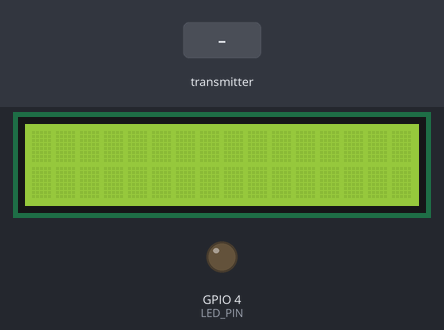
The sketch below on a simulated ESP32. On the bench: 16×2 character LCD, output pins drawn as LEDs (lit = HIGH). The inputs (shaded band) are chosen by the test bench.

Above: at 1.3 s.
1.4 s: the transmitter starts sending light = 0
At 3.1 s:
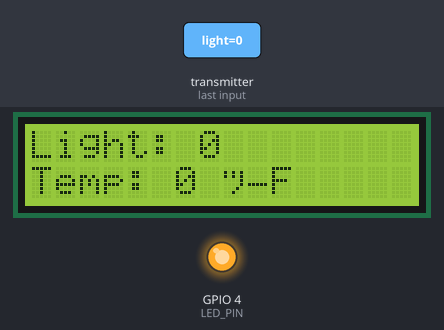
3.6 s: the transmitter starts sending light = 1024
At 5.4 s:
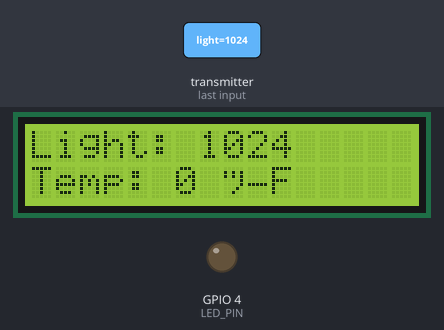
5.7 s: the transmitter starts sending temp = 25
At 7.5 s:
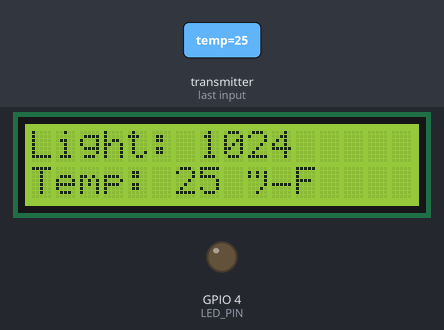
7.8 s: the transmitter starts sending temp = 50
At 9.1 s:
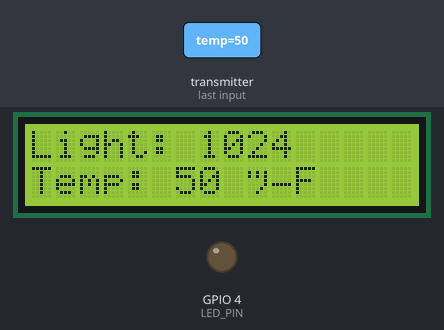
Timing chart, 0 to 10.8 s (numbered marks = the images above; inputs shaded):
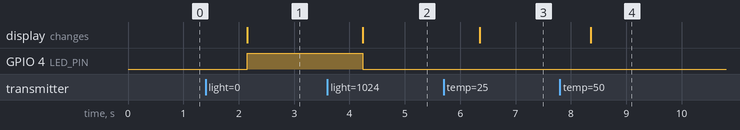

The sketch:

FinalProjectReceiver.ino
```cpp
// Filename: FinalProjectReceiver.ino
// Authors: Akhil Srinivasan
// Date: 03/15/2025
// Description: This file controls an ESP32 that receives light and temperature sensor readings from a separate sender. Based on the values,
// it updates an LCD display that shows raw values and headlight/AC status, switching every 15 seconds. It also uses an external LED to display
// the headlights, turning it on or off accordingly.

// ========================= Includes =========================
#include <Arduino.h>
#include "freertos/FreeRTOS.h"
#include "freertos/task.h"
#include <esp_now.h>
#include <WiFi.h>
#include <Wire.h>
#include <LiquidCrystal_I2C.h>

// ========================= Macros =========================
#define LED_PIN 4
#define LIGHT_THRESHOLD 300
#define TEMP_LOW 60
#define TEMP_HIGH 75

// ========================= Global Variables =========================
volatile bool displayVal = true; // Keeps track of whether LCD should display raw values or headlight and AC status
volatile bool toggled = false; // Flag that tracks whether display type was just toggled
volatile bool messageReceived = false; // Flag that tracks whether ESP-NOW message was just received
bool headlights = false; // Flag that tracks whether headlights should be on

typedef struct sensor_message {
  int light;
  int temp;
} sensor_message; // Struct that holds sensor readings
sensor_message msg = {0, 0}; // Initalize struct to hold received data

// FreeRTOS Handles
SemaphoreHandle_t headlightSemaphore = NULL; // Handle for headlight semaphore

QueueHandle_t lightQueue = NULL; // Handle for light sensor readings queue
QueueHandle_t tempQueue = NULL; // Handle for temperature sensor readings queue

TimerHandle_t displayTimer = NULL; // Handle for software timer controlling LCD display type

TaskHandle_t Message_Handle = NULL; // Handle for message receiving task
TaskHandle_t LCD_Handle = NULL; // Handle for LCD display task
TaskHandle_t Headlight_Handle = NULL; // Handle for headlight LED task

LiquidCrystal_I2C lcd(0x27, 16, 2); // Initalize LCD display

// Name: dataReceived
// Description: ISR that updates messageReceived flag and copies received data into msg struct when a message is received
void IRAM_ATTR dataReceived(const esp_now_recv_info_t * esp_now_info, const uint8_t *incomingData, int len) {
  messageReceived = true;
  memcpy(&msg, (sensor_message *) incomingData, sizeof(sensor_message)); // Copy the incoming data into the struct
}

// Name: DisplayTimer_Callback
// Description: Callback function that toggles display type when timer alarm is triggered every 15 seconds
void DisplayTimer_Callback(TimerHandle_t xTimer) {
  displayVal = !displayVal;
  toggled = true;
}

void setup() {
  // Initialize LED pin
  pinMode(LED_PIN, OUTPUT);
  // Initalize Serial Monitor
  Serial.begin(9600);
  while(!Serial);
  // Initialize LCD display
  lcd.init();
  lcd.begin(16, 2);
  lcd.backlight();
  delay(2);

  // Create software timer that triggers every 15 seconds to toggle LCD display type, and attach it to callback function
  displayTimer = xTimerCreate("Display Timer", pdMS_TO_TICKS(15000), pdTRUE, NULL, DisplayTimer_Callback);
  // Check if timer was created successfully, and start it
  if (displayTimer != NULL) {
    xTimerStart(displayTimer, 0);
  } else {
    Serial.println("Error initializing timer");
    return;
  }

  // Create semaphore for headlights
  headlightSemaphore = xSemaphoreCreateBinary();
  // Check if semaphore was created successfully, and give it initially
  if (headlightSemaphore != NULL) {
    xSemaphoreGive(headlightSemaphore);
  } else {
    Serial.println("Error initializing semaphore");
    return;
  }

  // Create queues for light and temperature readings
  lightQueue = xQueueCreate(3, sizeof(int));
  tempQueue = xQueueCreate(3, sizeof(int));

  // Create FreeRTOS tasks
  xTaskCreate(Message_Task, "Message", 2048, NULL, 1, &Message_Handle);
  xTaskCreate(LCD_Task, "LCD", 4096, NULL, 1, &LCD_Handle);
  xTaskCreate(Headlight_Task, "Headlight", 2048, NULL, 1, &Headlight_Handle);

  // Initalize ESP-NOW and wifi mode
  WiFi.mode(WIFI_STA);
  if (esp_now_init() != ESP_OK) {
    Serial.println("Error initializing ESP-NOW"); // Make sure ESP-NOW initalized properly
    return;
  }
  // Registers the callback function 'dataReceived' to be called when data is received via ESP-NOW
  esp_now_register_recv_cb(dataReceived);
}

void loop() {
  // FreeRTOS does not use loop function
}

// Name: Message_Task
// Description: Checks whether a message was just received. If received, then extracts data from struct and sends it with corresponding queues.
void Message_Task(void *pvParameter) {
  while(1) {
    // Check if message received
    if (messageReceived) {
      // Send light and temp data with queues
      xQueueSend(lightQueue, &msg.light, portMAX_DELAY);
      xQueueSend(tempQueue, &msg.temp, portMAX_DELAY);
      messageReceived = false; // Reset messageReceived flag
    }
    vTaskDelay(pdMS_TO_TICKS(1000)); // Delay to prevent CPU overuse
  }
}

// Name: Headlight_Task
// Description: Checks whether or not headlights should be on, and toggles LED accordingly.
void Headlight_Task(void *pvParameter) {
  bool oldLight = false; // Tracks if headlights are on currently
  bool changed = false; // Tracks whether headlight status has changed
  while(1) {
    // Take semaphore to ensure consistent access to headlight flag
    if (xSemaphoreTake(headlightSemaphore, portMAX_DELAY) == pdPASS) {
      // If headlight status has changed, update flags
      if (oldLight != headlights) {
        changed = true;
        oldLight = headlights; // Store new headlight value
      }
      xSemaphoreGive(headlightSemaphore); // Give back semaphore once updated
    }

    // If headlight status has changed, then toggle LED accordingly
    if (changed) {
      digitalWrite(LED_PIN, oldLight ? HIGH : LOW); // LED is on if headlights should be on, and off otherwise
      changed = false; // Reset changed flag
    }
    vTaskDelay(pdMS_TO_TICKS(100)); // Small delay to prevent CPU overuse
  }
}

// Name: LCD_Task
// Description: Controls the LCD display to show raw sensor values or headlight and AC status, switching every 15 seconds.
void LCD_Task(void *arg) {
    int light, temp = 0; // Tracks current light and temperature readings
    bool changed = false; // Tracks whether new data has been received
    while(1) {
      // Check whether data has been received
      if (xQueueReceive(lightQueue, &light, 0) == pdPASS || xQueueReceive(tempQueue, &temp, 0) == pdPASS) {
        // If new data is received, update changed flag
        changed = true;
        // Based on new light level, check if headlights should be on, taking semaphore to ensure consistency
        if (xSemaphoreTake(headlightSemaphore, portMAX_DELAY) == pdPASS) {
          // Update headlight status based on light threshold
          headlights = light < LIGHT_THRESHOLD ? true : false;
          xSemaphoreGive(headlightSemaphore); // Give back semaphore once updated
        }
      }

      // If LCD values have changed, or display type was toggled, refresh display with new information
      if (changed || toggled) {
        // Check if display should show raw values
        if (displayVal) {
          lcd.clear();
          // Print raw values for light and temperature
          lcd.print("Light: ");
          lcd.print(light);
          lcd.setCursor(0, 1);
          lcd.print("Temp: ");
          lcd.print(temp);
          lcd.print(" °F");
        } else {
          // If LCD should show headlight and AC status, display correspondingly
          lcd.clear();
          lcd.print("Headlights: ");
          lcd.print(light < LIGHT_THRESHOLD ? "On" : "Off");  // Ternary for headlights status
          lcd.setCursor(0, 1);
          lcd.print("AC: ");
          lcd.print(temp < TEMP_LOW ? "Heat" : (temp > TEMP_HIGH ? "Cool" : "Off"));  // Ternary for AC status
        }
        toggled = false; // Reset toggled flag
        changed = false; // Reset changed flag
      }
      vTaskDelay(pdMS_TO_TICKS(100)); // Small delay to prevent CPU overuse
    }
}
```

Measured:
- after the input at 1.4 s, GPIO 4 (LED_PIN): LOW → HIGH after 0.75 s; the display: changes after 0.75 s (image 1)
- after the input at 3.6 s, GPIO 4 (LED_PIN): HIGH → LOW after 0.64 s; the display: changes after 0.64 s (image 2)
- after the input at 5.7 s, the display: changes after 0.66 s (image 3)
- after the input at 7.8 s, the display: changes after 0.55 s (image 4)
